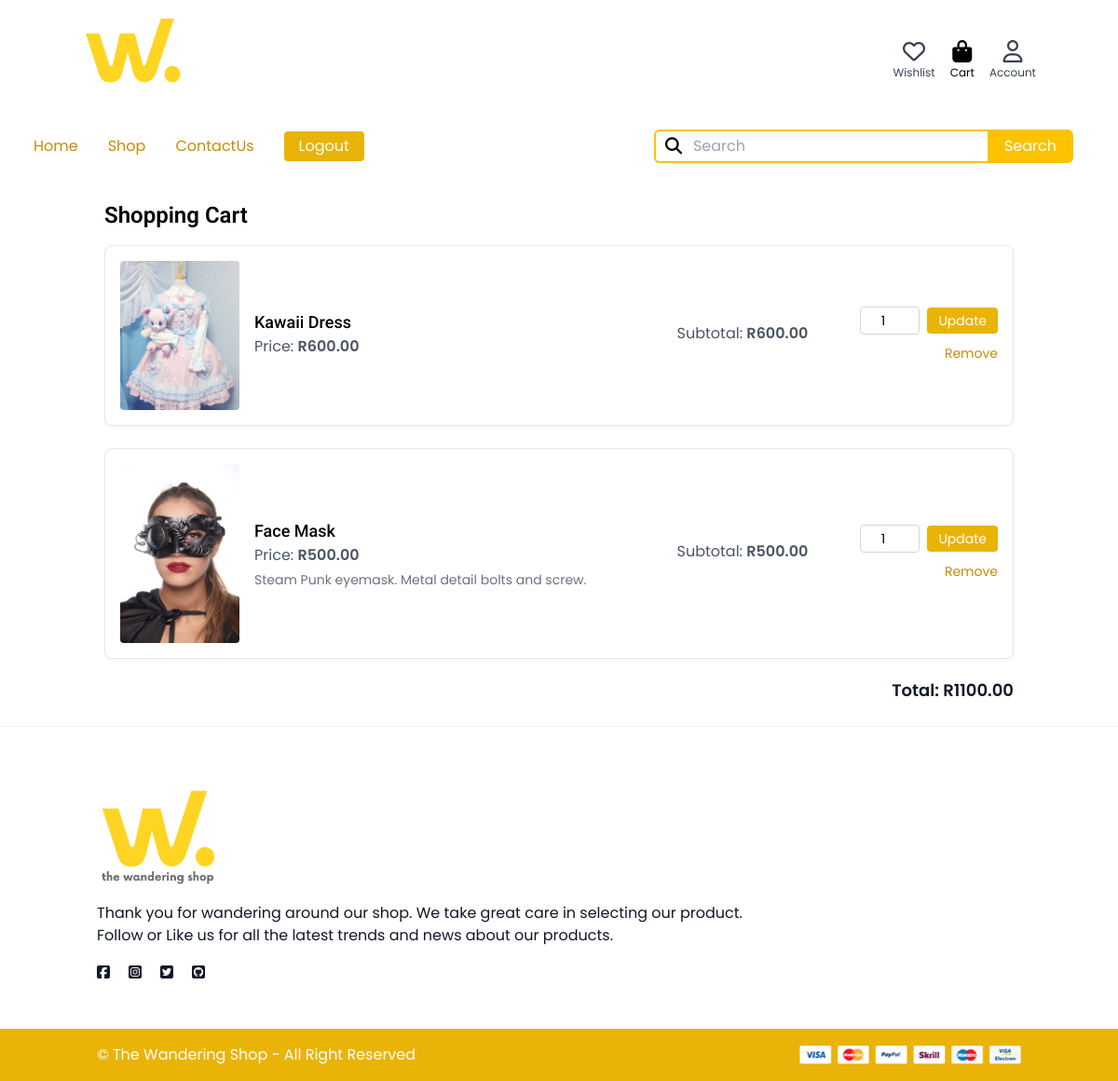
Screenshot of /order/my-selections/ (signed in) with the database file from the repository.
### order/models.py (models this page shows, shortened)
class Cartproduct(models.Model):
    user = models.ForeignKey(User, on_delete=models.CASCADE)
    product = models.ForeignKey(Product, on_delete=models.CASCADE)
    quantity =models.PositiveBigIntegerField(default=1)
    added_at =models.DateTimeField(auto_now_add=True)
    @property
    def line_total(self):
        return self.product.price * self.quantity

### products/models.py (models this page shows, shortened)
class Product(models.Model):
    category = models.ForeignKey(Category, related_name='products',on_delete=models.CASCADE)
    name = models.CharField(max_length=255)
    slug = models.SlugField(unique=False, blank=True, null=True)
    class Meta:
        unique_together = ('name', 'category')
    description = models.TextField(blank=True, null=True)
    price = models.DecimalField(max_digits=10, decimal_places=2)
    image = models.ImageField(upload_to='product_images/', blank=True, null=True)
    quantity = models.PositiveIntegerField(default=1)
    is_new = models.BooleanField(default=False)
    created_at = models.DateTimeField(auto_now_add=True)

### order/views.py (the view)
# urls.py: path('my-selections/', views.user_selections, name='user_selections'),
@login_required
def user_selections(request):
    view_type = request.GET.get('view', 'cart')  # default to cart
    wishlist_products = None
    cart_products = None
    cart_total = 0
    if view_type == 'wishlist':
        wishlist_products = Wishlistproduct.objects.filter(user=request.user)
    else:
        cart_products = Cartproduct.objects.filter(user=request.user)
        cart_total = sum(item.line_total for item in cart_products)
    return render(request, 'order/user_selections.html', {
        'wishlist_products': wishlist_products,
        'cart_products': cart_products,
        'cart_total': cart_total,
        'view_type': view_type,
    })

### order/templates/order/user_selections.html (shortened to what this page needs)
{% extends 'core/base.html' %}
{% load static %}
{% block content %}
<div class="max-w-5xl mx-auto p-6 space-y-12">
  {% if view_type == "wishlist" %}
  <section>
    <h2 class="text-2xl font-semibold mb-4"> Wishlist</h2>
    {% if wishlist_products %}
      <div class="grid gap-6">
        {% for wishlist_product in wishlist_products %}
          <div class="flex flex-col md:flex-row items-start md:items-center gap-4 p-4 border border-gray-200 rounded-lg shadow-sm bg-white">
            <a href="{% url 'product:detail' wishlist_product.product.category.slug wishlist_product.product.slug %}" class="w-full md:w-32 shrink-0">
              <img src="{{ wishlist_product.product.image.url }}" alt="{{ wishlist_product.product.name }}"
                class="w-32 h-auto object-cover rounded">
            </a>
            <div class="flex-1">
              <h3 class="text-lg font-medium">{{ wishlist_product.product.name }}</h3>
              <p class="text-gray-600 mb-1">
                Price: <span class="font-semibold">R{{ wishlist_product.product.price }}</span>
              </p>
              <p class="text-sm text-gray-500 line-clamp-2">
                {{ wishlist_product.product.description|truncatechars:100 }}
              </p>
            </div>
            <div class="w-full md:w-auto">
              <form method="post" action="{% url 'order:remove_from_wishlist' wishlist_product.id %}">
                {% csrf_token %}
                <button type="submit" class="text-yellow-600 text-sm hover:text-gray-900">
                  Remove
                </button>
              </form>
            </div>
          </div>
        {% endfor %}
      </div>
    {% else %}
      <p class="text-gray-500">Your wishlist is empty.</p>
    {% endif %}
  </section>
  {% elif view_type == "cart" %}
  <section>
    <h2 class="text-2xl font-semibold mb-4"> Shopping Cart</h2>
    {% if cart_products %}
      <div class="grid gap-6">
        {% for cart_product in cart_products %}
          <div class="flex flex-col md:flex-row items-start md:items-center gap-4 p-4 border border-gray-200 rounded-lg shadow-sm bg-white">
            <a href="{% url 'product:detail' cart_product.product.category.slug cart_product.product.slug %}" class="w-full md:w-32 shrink-0">
              <img src="{{ cart_product.product.image.url }}" alt="{{ cart_product.product.name }}"
                class="w-32 h-auto object-cover rounded">
            </a>
            <div class="flex-1">
              <h3 class="text-lg font-medium">{{ cart_product.product.name }}</h3>
              <p class="text-gray-600 mb-1">
                Price: <span class="font-semibold">R{{ cart_product.product.price }}</span>
              </p>
              <p class="text-sm text-gray-500 line-clamp-2">
                {{ cart_product.product.description|truncatechars:100 }}
              </p>
            </div>
            <p class="text-gray-600 mr-10 mb-1">
            Subtotal:
            <span class="font-semibold">R{{ cart_product.line_total|floatformat:2 }}</span>
            </p>
            <div class="flex flex-col gap-2 md:items-end w-full md:w-auto">
              <form method="post" action="{% url 'order:update_cart_quantity' cart_product.id %}" class="flex items-center gap-2">
                <input type="number" name="quantity" value="{{ cart_product.quantity }}" min="1"
                       class="w-16 px-2 py-1 border border-gray-300 rounded text-center text-sm" required>
                <button type="submit" class="bg-yellow-500 text-white hover:text-gray-900 text-sm px-3 py-1 rounded">
                  Update
                </button>
              </form>
              <form method="post" action="{% url 'order:remove_from_cart' cart_product.id %}">
                <button type="submit" class="text-yellow-600 text-sm hover:text-gray-900">
                  Remove
                </button>
              </form>
            </div>
          </div>
        {% endfor %}
      </div>
      <p class="text-gray-900 font-semibold text-lg text-right mt-5">
      Total: R{{ cart_total|floatformat:2 }}
      </p>
    {% else %}
      <p class="text-gray-500">Your cart is empty.</p>
    {% endif %}
  </section>
  {% endif %}
</div>
{% endblock %}

### rows the page displays
Cartproduct: product.image (picture), product.name "Kawaii Dress", product.price "600.00", line_total "600.00", quantity "1"
Cartproduct: product.image (picture), product.name "Face Mask", product.price "500.00", product.description "Steam Punk eyemask. Metal detail bolts and screw.", line_total "500.00", quantity "1"

### other values shown
{{ cart_total|floatformat:2 }} "1100.00"
